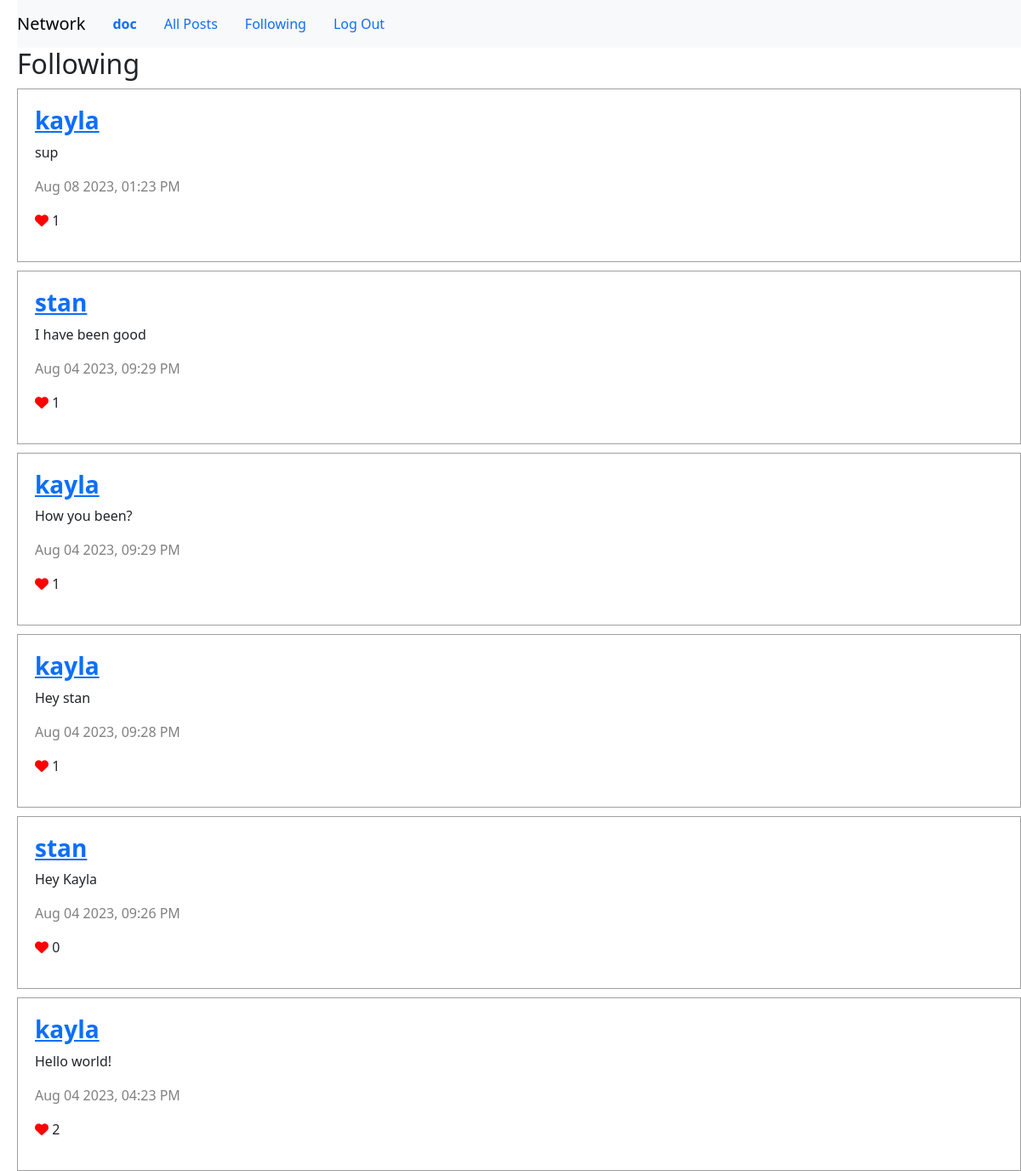
The page /following (signed in) on the database its author committed.
### network/models.py (models this page shows)
class User(AbstractUser):
    pass

class Post(models.Model):
    user= models.ForeignKey(User, on_delete=models.CASCADE, related_name="emails")
    text=models.TextField(blank=True)
    timestamp = models.DateTimeField(auto_now_add=True)
    def serialize(self):
        try:
            likes_count=Like.objects.filter(post=self).all().count()
        except Like.DoesNotExist:
            likes_count=0
        return{
            "id":self.id,
            "user":self.user.username,
            "text":self.text,
            "likes":likes_count,
            "timestamp":self.timestamp.strftime("%b %d %Y, %I:%M %p"),
        }

### network/views.py (the view)
# urls.py: path("following",views.following,name="following")
@login_required
def following(request):
    user=request.user
    account=Account.objects.get(user=user)
    posts=[]
    for accountuser in account.following.all():
        user_posts = Post.objects.filter(user=accountuser)
        posts.extend(user_posts)
    sorted_posts = sorted(posts, key=lambda post: post.timestamp, reverse=True)
    serialized_posts=[post.serialize() for post in sorted_posts]
    return render(request,'network/following.html',{
        "posts":serialized_posts,
    })

### network/templates/network/following.html (shortened to what this page needs)
{%extends 'network/layout.html'%}
{%load static%}
{%block body%}
<h2>Following</h2>
<div id="posts">
    {%for post in posts %}
    <div class="post">
        <h3><a href="{%url 'profile' post.user%}"><strong>{{post.user}}</strong></a></h3>
        <p>{{post.text}}</p>
        <p class="time">{{post.timestamp}}</p>
        <p><i class="fas fa-heart"data-url="{%url 'like' post.id%}"></i> {{post.likes}}</p>
    </div>
    {%endfor%}
</div>
{%endblock%}

### network/templates/network/layout.html (shortened to what this page needs)
{% load static %}
<!DOCTYPE html>
<html lang="en">
    <head>
        <link rel="stylesheet" href="https://cdn.jsdelivr.net/npm/bootstrap@5.3.1/dist/css/bootstrap.min.css">
        <link href="{% static 'network/styles.css' %}" rel="stylesheet">
    </head>
    <body>
        <nav class="navbar navbar-expand-lg navbar-light bg-light">
            <a class="navbar-brand" href="#">Network</a>
            <div>
              <ul class="nav">
                {% if user.is_authenticated %}
                    <li class="nav-item">
                        <a class="nav-link" href="{%url 'profile' user.username %}"><strong>{{ user.username }}</strong></a>
                    </li>
                {% endif %}
                <li class="nav-item">
                  <a class="nav-link" href="{% url 'index' %}">All Posts</a>
                </li>
                {% if user.is_authenticated %}
                    <li class="nav-item">
                        <a class="nav-link" href="{%url 'following'%}">Following</a>
                    </li>
                    <li class="nav-item">
                        <a class="nav-link" href="{% url 'logout' %}">Log Out</a>
                    </li>
                {% endif %}
              </ul>
            </div>
          </nav>
        <div class="body">
            {% block body %}
            {% endblock %}
        </div>
    </body>
</html>

### network/static/network/styles.css (style rules this page uses)
body { margin-left: 20px; }
.post { border: 1px solid rgb(160, 160, 160); margin-top: 10px; padding: 20px; }
.time { color:gray; }
.fas { color: red; }

### rows shown on the page
User: username "doc"
User: user "kayla" "kayla" "kayla" "kayla"
Post: text "sup"
User: user "stan" "stan"
Post: text "I have been good"
Post: text "How you been?"
Post: text "Hey stan"
Post: text "Hey Kayla"
Post: text "Hello world!"

### other values the page prints
{{ post.timestamp }} "Aug 08 2023, 01:23 PM" "Aug 04 2023, 09:29 PM" "Aug 04 2023, 09:29 PM" "Aug 04 2023, 09:28 PM" "Aug 04 2023, 09:26 PM" "Aug 04 2023, 04:23 PM"
{{ post.likes }} "1" "1" "1" "1" "0" "2"
